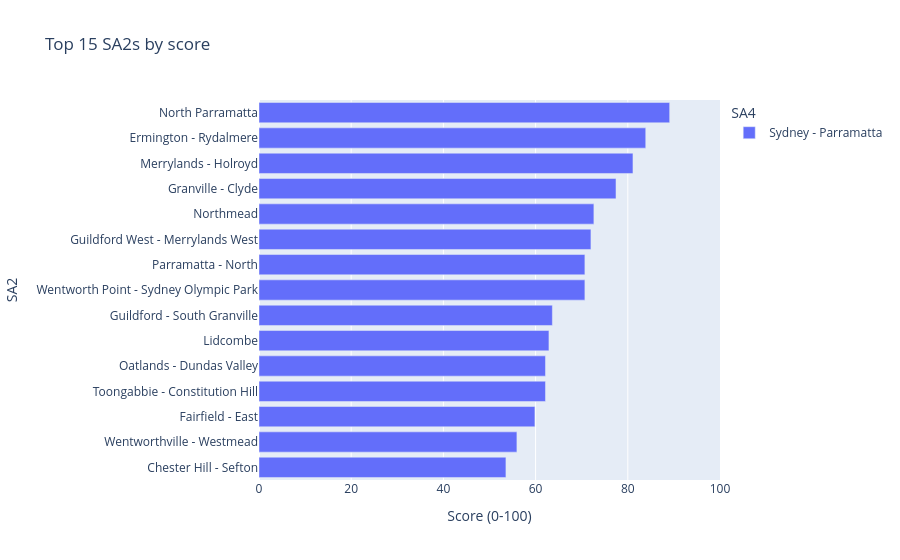
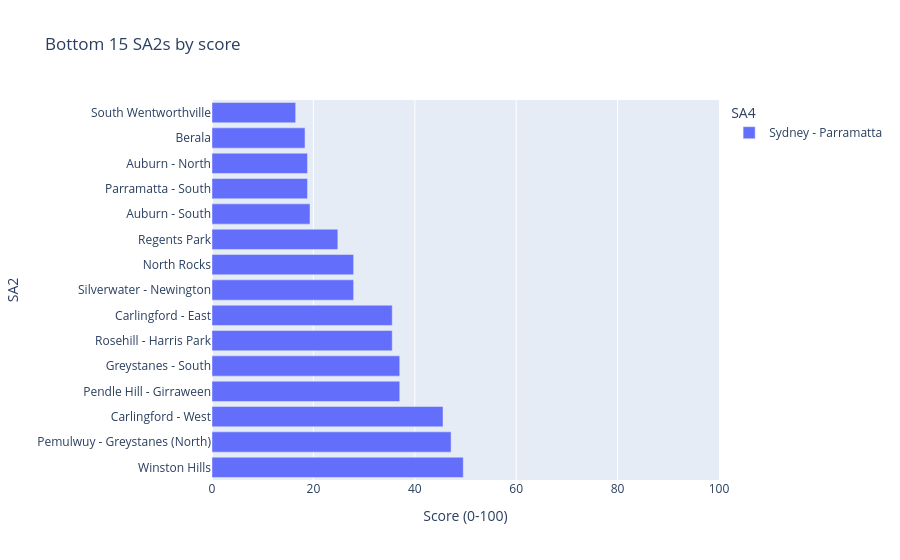

Write notebook code for charts like these, in order.
### Markdown cell above
### Top and Bottom SA2 Scores
These charts compare the highest and lowest scoring SA2 regions within the selected SA4 area. Clear differences can be observed between regions with high POI concentrations and areas with fewer recorded facilities and services.

North Parramatta achieved the highest score in the selected region, followed by areas such as Ermington - Rydalmere and Merrylands - Holroyd. These regions generally contained larger numbers of POIs and stronger concentrations of transport, recreation, and community facilities. In contrast, lower-scoring areas such as South Wentworthville, Auburn - North, Auburn - South, and Parramatta - South recorded noticeably smaller POI counts and lower accessibility scores. Many of these regions appeared to be more residential suburban areas with fewer public-facing services and facilities included in the dataset.

The comparison between the top and bottom ranking groups suggests that accessibility and urban resources are not distributed evenly across the SA4 region. Some neighbouring areas showed large differences in score values despite being located within the same broader region, indicating that local infrastructure concentration and urban development patterns may strongly influence the final well-resourced scores.

### Code cell
build_top_sa2_bar(scores, n=settings.charts.top_n).show()
build_bottom_sa2_bar(scores, n=settings.charts.top_n).show()

### Figure 1 — Plotly figure (JSON) as saved in the notebook; plotly's stock layout.template omitted (floating-point values rounded to 4 significant figures)
{"data": [{"hovertemplate": "SA4=Sydney - Parramatta<br>Score (0-100)=%{x}<br>SA2=%{y}<extra></extra>", "legendgroup": "Sydney - Parramatta", "marker": {"color": "#636efa", "pattern": {"shape": ""}}, "name": "Sydney - Parramatta", "orientation": "h", "showlegend": true, "textposition": "auto", "type": "bar", "x": [53.56, 55.95, 59.85, 62.14, 62.14, 62.89, 63.64, 70.69, 70.69, 72.0, 72.64, 77.44, 81.12, 83.89, 89.08], "xaxis": "x", "y": ["Chester Hill - Sefton", "Wentworthville - Westmead", "Fairfield - East", "Toongabbie - Constitution Hill", "Oatlands - Dundas Valley", "Lidcombe", "Guildford - South Granville", "Wentworth Point - Sydney Olympic Park", "Parramatta - North", "Guildford West - Merrylands West", "Northmead", "Granville - Clyde", "Merrylands - Holroyd", "Ermington - Rydalmere", "North Parramatta"], "yaxis": "y"}], "layout": {"barmode": "relative", "legend": {"title": {"text": "SA4"}, "tracegroupgap": 0}, "title": {"text": "Top 15 SA2s by score"}, "xaxis": {"anchor": "y", "domain": [0, 1], "range": [0, 100], "title": {"text": "Score (0-100)"}}, "yaxis": {"anchor": "x", "domain": [0, 1], "title": {"text": "SA2"}}}}

### Figure 2 — Plotly figure (JSON) as saved in the notebook; plotly's stock layout.template omitted (floating-point values rounded to 4 significant figures)
{"data": [{"hovertemplate": "SA4=Sydney - Parramatta<br>Score (0-100)=%{x}<br>SA2=%{y}<extra></extra>", "legendgroup": "Sydney - Parramatta", "marker": {"color": "#636efa", "pattern": {"shape": ""}}, "name": "Sydney - Parramatta", "orientation": "h", "showlegend": true, "textposition": "auto", "type": "bar", "x": [49.56, 47.16, 45.56, 37.03, 37.03, 35.55, 35.55, 27.94, 27.94, 24.82, 19.33, 18.83, 18.83, 18.35, 16.5], "xaxis": "x", "y": ["Winston Hills", "Pemulwuy - Greystanes (North)", "Carlingford - West", "Pendle Hill - Girraween", "Greystanes - South", "Rosehill - Harris Park", "Carlingford - East", "Silverwater - Newington", "North Rocks", "Regents Park", "Auburn - South", "Parramatta - South", "Auburn - North", "Berala", "South Wentworthville"], "yaxis": "y"}], "layout": {"barmode": "relative", "legend": {"title": {"text": "SA4"}, "tracegroupgap": 0}, "title": {"text": "Bottom 15 SA2s by score"}, "xaxis": {"anchor": "y", "domain": [0, 1], "range": [0, 100], "title": {"text": "Score (0-100)"}}, "yaxis": {"anchor": "x", "domain": [0, 1], "title": {"text": "SA2"}}}}
